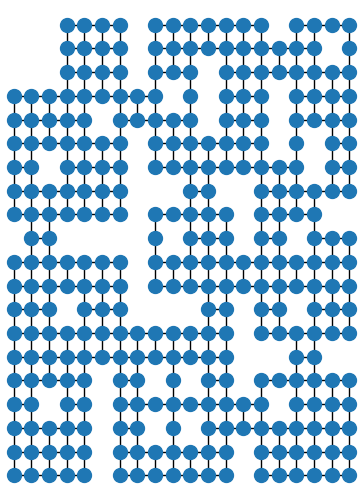

Recreate this plot in Python.
import networkx as nx
import matplotlib.pyplot as plt
import re
import agents
import GridWorld
import constants


players = [agents.Agent(constants.PLAYER1_CHAR),
           agents.Agent(constants.PLAYER2_CHAR),
           agents.Agent(constants.DRAGON_CHAR)]

world1 = GridWorld.World(players, False)
G = world1.graph
pos = dict( (n, n) for n in G.nodes() )

for k, p in pos.items():
    a = re.findall('[0-9]{1,2}', p)
    a[0] = int(a[0])
    a[1] = int(a[1])
    new_p = tuple(a)
    pos[k]=new_p

labels = dict((i, '') for i in G.nodes())
options = {
    'node_color': 'C0',
    'node_size': 100,
}
nx.draw_networkx(G, pos=pos, labels=labels, **options)
plt.axis('off')
plt.gca().invert_yaxis()
plt.savefig('graph.png')
plt.show()
